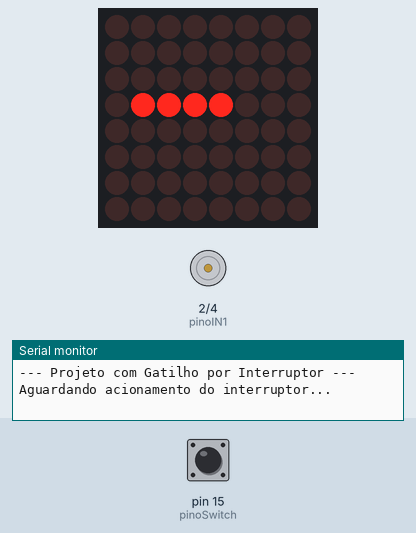
Bench run of a sketch on a simulated Arduino Mega 2560, built with avr-gcc and run on an emulated ATmega2560. On the bench: 8×8 LED matrix, motor-driver pin pairs drawn as motors (green arrow = first pin HIGH = forward, orange = second pin HIGH = backward, longer = more drive, scaled by the enable pin), the last lines printed to the serial monitor. The test bench sets the inputs (shaded band); at power-on: pin 15 (pinoSwitch) HIGH.

Above: at 1.2 s.
1.3 s: pin 15 (pinoSwitch) pulled LOW for 0.15 s
At 2.1 s:
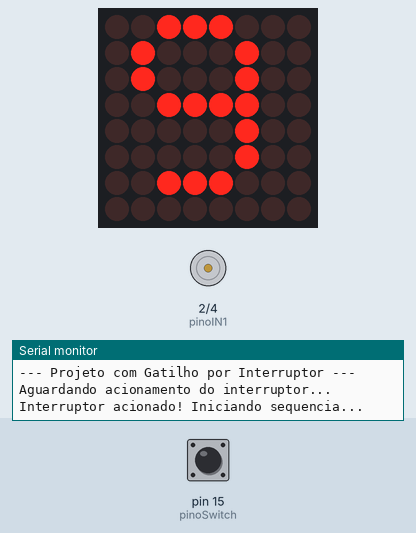
At 11.7 s:
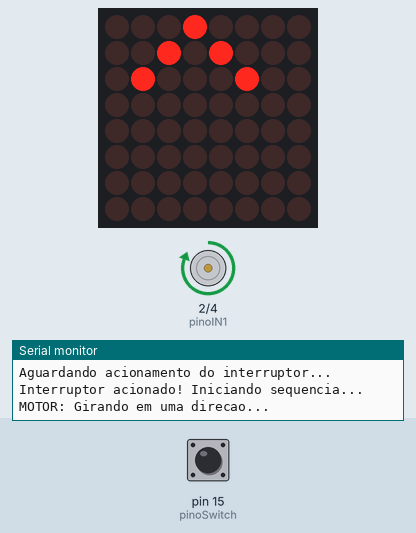
Timing chart, 0 to 14.8 s (numbered marks = the images above; inputs shaded):
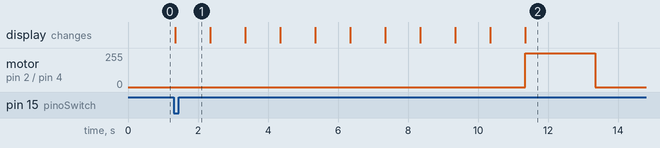

The sketch:

hardware_base.ino
```cpp
#include <MD_MAX72xx.h>
#include <SPI.h>

// --- Configuração da Matriz de LED ---
#define HARDWARE_TYPE MD_MAX72XX::FC16_HW
#define MAX_DEVICES   1
#define CLK_PIN       18
#define DATA_PIN      23
#define CS_PIN        19

// --- Configuração dos Pinos ---
const int pinoIN1 = 2; // Ponte H
const int pinoIN2 = 4; // Ponte H
const int pinoENA = 5;  // Ponte H
const int pinoSwitch = 15; // Nosso novo interruptor

// --- Variável para detectar a mudança de estado do interruptor ---
int ultimoEstadoSwitch = HIGH;

// --- Inicialização do Objeto da Matriz ---
MD_MAX72XX mx = MD_MAX72XX(HARDWARE_TYPE, DATA_PIN, CLK_PIN, CS_PIN, MAX_DEVICES);


// ===== FUNÇÃO COM TODA A LÓGICA DA CONTAGEM E DO MOTOR =====
void executarSequenciaCompleta() {
  Serial.println("Interruptor acionado! Iniciando sequencia...");

  // -- Bloco da contagem regressiva de 9 a 0 --
  for (int i = 9; i >= 0; i--) {
    mx.clear();
    mx.setChar(COL_SIZE - 2, '0' + i);
    delay(1000);
  }

  // -- BLOCO DE CONTROLE DO MOTOR --
  mx.clear();
  mx.setChar(COL_SIZE - 2, '^');
  // 1. Girar em uma direção
  Serial.println("MOTOR: Girando em uma direcao...");
  mx.setChar(COL_SIZE - 2, '^');
  digitalWrite(pinoIN1, HIGH);
  digitalWrite(pinoIN2, LOW);
  digitalWrite(pinoENA, HIGH);
  delay(2000);


  digitalWrite(pinoENA, LOW);
  delay(3000);

  Serial.println("MOTOR: Girando na outra direcao...");
  digitalWrite(pinoIN1, LOW);
  digitalWrite(pinoIN2, HIGH);
  digitalWrite(pinoENA, HIGH);
  delay(2000);

  // 3. Parada final
  digitalWrite(pinoENA, LOW);
  Serial.println("Sequencia finalizada. Aguardando proximo acionamento.");
  mx.clear();
}


void setup() {
  Serial.begin(115200);
  Serial.println("--- Projeto com Gatilho por Interruptor ---");
  Serial.println("Aguardando acionamento do interruptor...");

  // --- Configura o pino do interruptor ---
  // INPUT_PULLUP ativa um resistor interno que mantém o pino em HIGH quando não está conectado ao GND.
  pinMode(pinoSwitch, INPUT_PULLUP);

  // --- Inicializa os pinos da Ponte H ---
  pinMode(pinoIN1, OUTPUT);
  pinMode(pinoIN2, OUTPUT);
  pinMode(pinoENA, OUTPUT);
  digitalWrite(pinoENA, LOW);

  // --- Inicializa a Matriz ---
  mx.begin();
  mx.control(MD_MAX72XX::INTENSITY, 5);
  mx.clear();

  // Lê o estado inicial do switch para evitar um acionamento falso ao ligar
  ultimoEstadoSwitch = digitalRead(pinoSwitch);
}

void loop() {
  // O loop agora é muito simples: ele apenas vigia o interruptor.
  mx.clear();
  mx.setChar(COL_SIZE - 2, '-');

  // 1. Lê o estado atual do interruptor
  int estadoAtualSwitch = digitalRead(pinoSwitch);

  // 2. Compara com o último estado conhecido
  if (estadoAtualSwitch != ultimoEstadoSwitch) {
    // Houve uma mudança!
    delay(50); // Um pequeno delay para "debounce", evita múltiplos gatilhos por mau contato.

    // 3. Verifica se a mudança foi para a posição "LIGADO" (conectado ao GND, estado LOW)
    if (estadoAtualSwitch == LOW) {
      // 4. Se sim, executa a nossa função com toda a lógica
      executarSequenciaCompleta();
    }
  }

  // 5. Atualiza o último estado para a próxima verificação no loop
  ultimoEstadoSwitch = estadoAtualSwitch;
}
```

Measured:
- after the input at 1.3 s, motor on pin 2 (pinoIN1) / pin 4 (pinoIN2): stopped → forward 255/255 after 10.1 s, → stopped 2.0 s later; the display: changes after 0.05 s (image 1)
